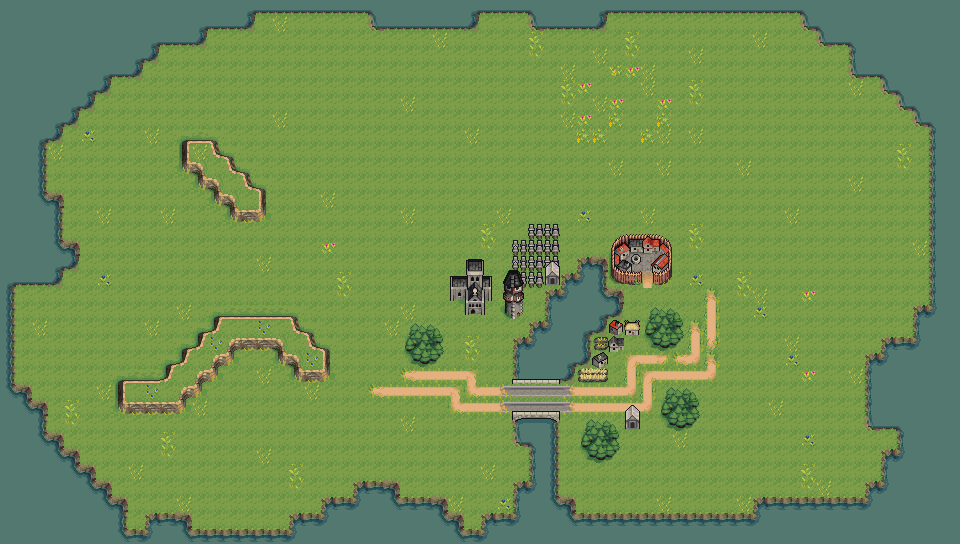

This is a level from a 2D game, rendered from its Tiled map with the project's own tilesets. A one-line summary and the map file follow, with tile-layer data summarised:
An orthogonal 60x34 tile map with 16x16 px tiles, 4 tile layers (Gras, Wasser, Collision, Vor) and 27 objects.

<map version="1.2" tiledversion="1.2.3" orientation="orthogonal" renderorder="right-down" width="60" height="34" tilewidth="16" tileheight="16" infinite="0" nextlayerid="9" nextobjectid="98">
 <tileset firstgid="1" name="tileset" tilewidth="16" tileheight="16" tilecount="252" columns="12">
  <image source="tileset.png" width="192" height="336" />
  <tile id="48">
   <properties>
    <property name="blocked" value="true" />
   </properties>
  </tile>
  <tile id="49">
   <properties>
    <property name="blocked" value="true" />
   </properties>
  </tile>
  <tile id="50">
   <properties>
    <property name="blocked" value="true" />
   </properties>
  </tile>
  <tile id="51">
   <properties>
    <property name="blocked" value="true" />
   </properties>
  </tile>
  <tile id="52">
   <properties>
    <property name="blocked" value="true" />
   </properties>
  </tile>
  <tile id="53">
   <properties>
    <property name="blocked" value="true" />
   </properties>
  </tile>
  <tile id="54">
   <properties>
    <property name="blocked" value="true" />
   </properties>
  </tile>
  <tile id="55">
   <properties>
    <property name="blocked" value="true" />
   </properties>
  </tile>
  <tile id="56">
   <properties>
    <property name="blocked" value="true" />
   </properties>
  </tile>
  <tile id="57">
   <properties>
    <property name="blocked" value="true" />
   </properties>
  </tile>
  <tile id="58">
   <properties>
    <property name="blocked" value="true" />
   </properties>
  </tile>
  <tile id="59">
   <properties>
    <property name="blocked" value="true" />
   </properties>
  </tile>
  <tile id="60">
   <properties>
    <property name="blocked" value="true" />
   </properties>
  </tile>
  <tile id="61">
   <properties>
    <property name="blocked" value="true" />
   </properties>
  </tile>
  <tile id="62">
   <properties>
    <property name="blocked" value="true" />
   </properties>
  </tile>
  <tile id="63">
   <properties>
    <property name="blocked" value="true" />
   </properties>
  </tile>
  <tile id="64">
   <properties>
    <property name="blocked" value="true" />
   </properties>
  </tile>
  <tile id="65">
   <properties>
    <property name="blocked" value="true" />
   </properties>
  </tile>
  <tile id="66">
   <properties>
    <property name="blocked" value="true" />
   </properties>
  </tile>
  <tile id="67">
   <properties>
    <property name="blocked" value="true" />
   </properties>
  </tile>
  <tile id="68">
   <properties>
    <property name="blocked" value="true" />
   </properties>
  </tile>
  <tile id="69">
   <properties>
    <property name="blocked" value="true" />
   </properties>
  </tile>
  <tile id="70">
   <properties>
    <property name="blocked" value="true" />
   </properties>
  </tile>
  <tile id="71">
   <properties>
    <property name="blocked" value="true" />
   </properties>
  </tile>
  <tile id="72">
   <properties>
    <property name="blocked" value="true" />
   </properties>
  </tile>
  <tile id="73">
   <properties>
    <property name="blocked" value="true" />
   </properties>
  </tile>
  <tile id="74">
   <properties>
    <property name="blocked" value="true" />
   </properties>
  </tile>
  <tile id="75">
   <properties>
    <property name="blocked" value="true" />
   </properties>
  </tile>
  <tile id="76">
   <properties>
    <property name="blocked" value="true" />
   </properties>
  </tile>
  <tile id="77">
   <properties>
    <property name="blocked" value="true" />
   </properties>
  </tile>
  <tile id="78">
   <properties>
    <property name="blocked" value="true" />
   </properties>
  </tile>
  <tile id="79">
   <properties>
    <property name="blocked" value="true" />
   </properties>
  </tile>
  <tile id="80">
   <properties>
    <property name="blocked" value="true" />
   </properties>
  </tile>
  <tile id="81">
   <properties>
    <property name="blocked" value="true" />
   </properties>
  </tile>
  <tile id="82">
   <properties>
    <property name="blocked" value="true" />
   </properties>
  </tile>
  <tile id="83">
   <properties>
    <property name="blocked" value="true" />
   </properties>
  </tile>
  <tile id="87">
   <properties>
    <property name="blocked" value="true" />
   </properties>
  </tile>
  <tile id="88">
   <properties>
    <property name="blocked" value="true" />
   </properties>
  </tile>
  <tile id="93">
   <properties>
    <property name="blocked" value="true" />
   </properties>
  </tile>
  <tile id="94">
   <properties>
    <property name="blocked" value="true" />
   </properties>
  </tile>
  <tile id="95">
   <properties>
    <property name="blocked" value="true" />
   </properties>
  </tile>
  <tile id="99">
   <properties>
    <property name="blocked" value="true" />
   </properties>
  </tile>
  <tile id="100">
   <properties>
    <property name="blocked" value="true" />
   </properties>
  </tile>
  <tile id="105">
   <properties>
    <property name="blocked" value="true" />
   </properties>
  </tile>
  <tile id="106">
   <properties>
    <property name="blocked" value="true" />
   </properties>
  </tile>
  <tile id="114">
   <properties>
    <property name="blocked" value="true" />
   </properties>
  </tile>
  <tile id="129">
   <properties>
    <property name="blocked" value="true" />
   </properties>
  </tile>
  <tile id="131">
   <properties>
    <property name="blocked" value="true" />
   </properties>
  </tile>
  <tile id="138">
   <properties>
    <property name="blocked" value="true" />
   </properties>
  </tile>
  <tile id="139">
   <properties>
    <property name="blocked" value="true" />
   </properties>
  </tile>
  <tile id="140">
   <properties>
    <property name="blocked" value="true" />
   </properties>
  </tile>
  <tile id="141">
   <properties>
    <property name="blocked" value="true" />
   </properties>
  </tile>
  <tile id="143">
   <properties>
    <property name="blocked" value="true" />
   </properties>
  </tile>
  <tile id="144">
   <properties>
    <property name="blocked" value="true" />
   </properties>
  </tile>
  <tile id="145">
   <properties>
    <property name="blocked" value="true" />
   </properties>
  </tile>
  <tile id="146">
   <properties>
    <property name="blocked" value="true" />
   </properties>
  </tile>
  <tile id="147">
   <properties>
    <property name="blocked" value="true" />
   </properties>
  </tile>
  <tile id="149">
   <properties>
    <property name="blocked" value="true" />
   </properties>
  </tile>
  <tile id="151">
   <properties>
    <property name="blocked" value="true" />
   </properties>
  </tile>
  <tile id="152">
   <properties>
    <property name="blocked" value="true" />
   </properties>
  </tile>
  <tile id="156">
   <properties>
    <property name="blocked" value="true" />
   </properties>
  </tile>
  <tile id="157">
   <properties>
    <property name="blocked" value="true" />
   </properties>
  </tile>
  <tile id="158">
   <properties>
    <property name="blocked" value="true" />
   </properties>
  </tile>
  <tile id="159">
   <properties>
    <property name="blocked" value="true" />
   </properties>
  </tile>
  <tile id="160">
   <properties>
    <property name="blocked" value="true" />
   </properties>
  </tile>
  <tile id="161">
   <properties>
    <property name="blocked" value="true" />
   </properties>
  </tile>
  <tile id="162">
   <properties>
    <property name="blocked" value="true" />
   </properties>
  </tile>
  <tile id="163">
   <properties>
    <property name="blocked" value="true" />
   </properties>
  </tile>
  <tile id="164">
   <properties>
    <property name="blocked" value="true" />
   </properties>
  </tile>
  <tile id="168">
   <properties>
    <property name="blocked" value="true" />
   </properties>
  </tile>
  <tile id="169">
   <properties>
    <property name="blocked" value="true" />
   </properties>
  </tile>
  <tile id="170">
   <properties>
    <property name="blocked" value="true" />
   </properties>
  </tile>
  <tile id="171">
   <properties>
    <property name="blocked" value="true" />
   </properties>
  </tile>
  <tile id="172">
   <properties>
    <property name="blocked" value="true" />
   </properties>
  </tile>
  <tile id="173">
   <properties>
    <property name="blocked" value="true" />
   </properties>
  </tile>
  <tile id="174">
   <properties>
    <property name="blocked" value="true" />
   </properties>
  </tile>
  <tile id="175">
   <properties>
    <property name="blocked" value="true" />
   </properties>
  </tile>
  <tile id="176">
   <properties>
    <property name="blocked" value="true" />
   </properties>
  </tile>
  <tile id="180">
   <properties>
    <property name="blocked" value="true" />
   </properties>
  </tile>
  <tile id="181">
   <properties>
    <property name="blocked" value="true" />
   </properties>
  </tile>
  <tile id="182">
   <properties>
    <property name="blocked" value="true" />
   </properties>
  </tile>
  <tile id="183">
   <properties>
    <property name="blocked" value="true" />
   </properties>
  </tile>
  <tile id="185">
   <properties>
    <property name="blocked" value="true" />
   </properties>
  </tile>
  <tile id="187">
   <properties>
    <property name="blocked" value="true" />
   </properties>
  </tile>
  <tile id="188">
   <properties>
    <property name="blocked" value="true" />
   </properties>
  </tile>
  <tile id="189">
   <properties>
    <property name="blocked" value="true" />
   </properties>
  </tile>
  <tile id="192">
   <properties>
    <property name="blocked" value="true" />
   </properties>
  </tile>
  <tile id="193">
   <properties>
    <property name="blocked" value="true" />
   </properties>
  </tile>
  <tile id="194">
   <properties>
    <property name="blocked" value="true" />
   </properties>
  </tile>
  <tile id="195">
   <properties>
    <property name="blocked" value="true" />
   </properties>
  </tile>
  <tile id="198">
   <properties>
    <property name="blocked" value="true" />
   </properties>
  </tile>
  <tile id="199">
   <properties>
    <property name="blocked" value="true" />
   </properties>
  </tile>
  <tile id="200">
   <properties>
    <property name="blocked" value="true" />
   </properties>
  </tile>
  <tile id="201">
   <properties>
    <property name="blocked" value="true" />
   </properties>
  </tile>
  <tile id="204">
   <properties>
    <property name="blocked" value="true" />
   </properties>
  </tile>
  <tile id="205">
   <properties>
    <property name="blocked" value="true" />
   </properties>
  </tile>
  <tile id="206">
   <properties>
    <property name="blocked" value="true" />
   </properties>
  </tile>
  <tile id="207">
   <properties>
    <property name="blocked" value="true" />
   </properties>
  </tile>
  <tile id="216">
   <properties>
    <property name="blocked" value="true" />
   </properties>
  </tile>
  <tile id="217">
   <properties>
    <property name="blocked" value="true" />
   </properties>
  </tile>
  <tile id="218">
   <properties>
    <property name="blocked" value="true" />
   </properties>
  </tile>
  <tile id="219">
   <properties>
    <property name="blocked" value="true" />
   </properties>
  </tile>
  <tile id="228">
   <properties>
    <property name="blocked" value="true" />
   </properties>
  </tile>
  <tile id="229">
   <properties>
    <property name="blocked" value="true" />
   </properties>
  </tile>
  <tile id="230">
   <properties>
    <property name="blocked" value="true" />
   </properties>
  </tile>
  <tile id="240">
   <properties>
    <property name="blocked" value="true" />
   </properties>
  </tile>
  <tile id="241">
   <properties>
    <property name="blocked" value="true" />
   </properties>
  </tile>
  <tile id="242">
   <properties>
    <property name="blocked" value="true" />
   </properties>
  </tile>
 </tileset>
 <layer id="1" name="Gras" width="60" height="34">
  <data>[2040 cells, 2040 non-empty, 27 distinct tile ids]</data>
 </layer>
 <layer id="3" name="Wasser" width="60" height="34">
  <data>[2040 cells, 536 non-empty, 13 distinct tile ids]</data>
 </layer>
 <layer id="4" name="Collision" width="60" height="34">
  <data>[2040 cells, 158 non-empty, 59 distinct tile ids]</data>
 </layer>
 <objectgroup id="7" name="CollisionObjects">
  <object id="59" x="182.734" y="140.197" width="34.7237" height="32.7705" />
  <object id="60" x="197.925" y="156.691" width="35.5918" height="32.1194" />
  <object id="61" x="214.419" y="173.836" width="35.3748" height="31.0343" />
  <object id="62" x="230.479" y="188.81" width="34.7237" height="32.3365" />
  <object id="63" x="117.932" y="380.332" width="67.4835" height="33.0865" />
  <object id="64" x="166.088" y="364.28" width="32.759" height="34.3969" />
  <object id="65" x="182.467" y="348.228" width="33.7417" height="33.4141" />
  <object id="66" x="198.847" y="332.503" width="33.7417" height="33.0865" />
  <object id="67" x="215.226" y="316.452" width="81.2422" height="31.7762" />
  <object id="68" x="279.434" y="331.848" width="33.4141" height="32.1038" />
  <object id="69" x="294.503" y="347.245" width="34.0693" height="32.4314" />
  <object id="70" x="465.339" y="276.046" width="18.6582" height="38.2732" />
  <object id="71" x="450.348" y="276.524" width="41.6221" height="24.0802" />
  <object id="72" x="505.526" y="304.272" width="17.223" height="13.874" />
  <object id="74" x="544.915" y="271.421" width="15.1498" height="13.874" />
  <object id="75" x="625.449" y="415.903" width="14.3525" height="13.3956" />
 </objectgroup>
 <objectgroup id="8" name="hidden" visible="0">
  <object id="87" x="582.282" y="446.65">
   <polygon points="0,0 4.46521,0.637887 7.49518,7.65465 12.5983,10.5251 17.223,13.0767 23.4424,13.0767 26.9507,10.6846 30.4591,8.93042 34.9243,4.78415 36.6785,0.318944 37.1569,-3.50838 35.4027,-6.2194 35.2433,-10.5251 33.3296,-14.6714 26.4723,-18.3393 17.223,-19.1366 7.01676,-19.1366 2.71102,-11.482 -0.956831,-3.18944" />
  </object>
  <object id="88" x="662.018" y="414.755">
   <polygon points="0,0 4.46521,0.637887 7.49518,7.65465 12.5983,10.5251 17.223,13.0767 23.4424,13.0767 26.9507,10.6846 30.4591,8.93042 34.9243,4.78415 36.6785,0.318944 37.1569,-3.50838 35.4027,-6.2194 35.2433,-10.5251 33.3296,-14.6714 26.4723,-18.3393 17.223,-19.1366 7.01676,-19.1366 2.71102,-11.482 -0.956831,-3.18944" />
  </object>
  <object id="89" x="645.911" y="335.657">
   <polygon points="0,0 4.46521,0.637887 7.49518,7.65465 12.5983,10.5251 17.223,13.0767 23.4424,13.0767 26.9507,10.6846 30.4591,8.93042 34.9243,4.78415 36.6785,0.318944 37.1569,-3.50838 35.4027,-6.2194 35.2433,-10.5251 33.3296,-14.6714 26.4723,-18.3393 17.223,-19.1366 7.01676,-19.1366 2.71102,-11.482 -0.956831,-3.18944" />
  </object>
  <object id="90" x="406.225" y="350.807">
   <polygon points="0,0 4.46521,0.637887 7.49518,7.65465 12.5983,10.5251 17.223,13.0767 23.4424,13.0767 26.9507,10.6846 30.4591,8.93042 34.9243,4.78415 36.6785,0.318944 37.1569,-3.50838 35.4027,-6.2194 35.2433,-10.5251 33.3296,-14.6714 26.4723,-18.3393 17.223,-19.1366 7.01676,-19.1366 2.71102,-11.482 -0.956831,-3.18944" />
  </object>
  <object id="91" x="512.434" y="416.19">
   <polygon points="0,0 47.5226,0 47.5226,9.40884 44.6521,9.24937 44.6521,6.05993 40.5058,3.34891 9.40884,3.18944 5.42204,4.30574 3.02996,7.3357 2.87049,9.72778 -0.159472,9.72778" />
  </object>
  <object id="92" x="512.434" y="379.034">
   <polygon points="0,0 47.8415,0 47.8415,4.62468 0,4.62468" />
  </object>
  <object id="93" x="592.01" y="357.505">
   <polygon points="0,0 11.6414,-6.37887 16.5851,-1.59472 16.5851,5.90046 7.01676,10.8441 0.637887,7.17623" />
  </object>
  <object id="94" x="608.595" y="350.648">
   <polygon points="0,0 0,-9.24937 5.26257,-15.1498 8.13306,-12.7577 15.4688,-12.7577 14.8309,-1.43525 10.0467,-1.1163 9.88725,0.956831" />
  </object>
  <object id="95" x="609.711" y="333.265">
   <polygon points="0,0 0,-8.45201 4.62468,-13.0767 13.3956,-8.77095 13.3956,-2.07313 8.77095,1.59472" />
  </object>
  <object id="96" x="625.499" y="334.381">
   <polygon points="0,0 -0.797359,-13.5551 14.3525,-13.7146 13.2362,0.318944" />
  </object>
  <object id="97" x="618.115" y="239.984">
   <polygon points="0,0 -5.37583,5.05961 -6.48262,12.1747 -6.48262,35.4173 -0.948677,41.5837 6.1664,44.1135 22.9264,44.2716 22.452,35.8916 11.8585,36.0497 13.5977,24.3494 7.11507,19.2898 11.5422,15.3369 12.4909,12.4909 24.0331,12.1747 41.5837,11.0679 43.1648,12.9652 34.6267,28.6184 34.9429,43.0067 44.4297,45.0621 53.1259,37.6308 53.6002,6.79885 44.2716,2.21358 26.7211,0.316226" />
  </object>
 </objectgroup>
 <layer id="6" name="Vor" width="60" height="34">
  <data>[2040 cells, 17 non-empty, 16 distinct tile ids]</data>
 </layer>
</map>
